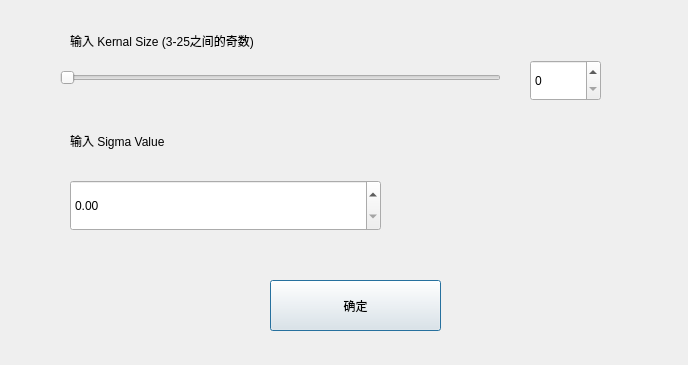
<?xml version="1.0" encoding="UTF-8"?>
<ui version="4.0">
 <class>GaussianFilterDialog</class>
 <widget class="QDialog" name="GaussianFilterDialog">
  <property name="geometry">
   <rect>
    <x>0</x>
    <y>0</y>
    <width>688</width>
    <height>365</height>
   </rect>
  </property>
  <property name="windowTitle">
   <string>Dialog</string>
  </property>
  <widget class="QSlider" name="horizontalSlider">
   <property name="geometry">
    <rect>
     <x>60</x>
     <y>70</y>
     <width>441</width>
     <height>16</height>
    </rect>
   </property>
   <property name="orientation">
    <enum>Qt::Horizontal</enum>
   </property>
  </widget>
  <widget class="QSpinBox" name="spinBox">
   <property name="geometry">
    <rect>
     <x>530</x>
     <y>60</y>
     <width>71</width>
     <height>41</height>
    </rect>
   </property>
  </widget>
  <widget class="QLabel" name="label">
   <property name="geometry">
    <rect>
     <x>70</x>
     <y>20</y>
     <width>421</width>
     <height>41</height>
    </rect>
   </property>
   <property name="text">
    <string>输入 Kernal Size (3-25之间的奇数)</string>
   </property>
  </widget>
  <widget class="QLabel" name="label_2">
   <property name="geometry">
    <rect>
     <x>70</x>
     <y>120</y>
     <width>431</width>
     <height>41</height>
    </rect>
   </property>
   <property name="text">
    <string>输入 Sigma Value</string>
   </property>
  </widget>
  <widget class="QDoubleSpinBox" name="doubleSpinBox">
   <property name="geometry">
    <rect>
     <x>70</x>
     <y>180</y>
     <width>311</width>
     <height>51</height>
    </rect>
   </property>
  </widget>
  <widget class="QPushButton" name="pushButton">
   <property name="geometry">
    <rect>
     <x>270</x>
     <y>280</y>
     <width>171</width>
     <height>51</height>
    </rect>
   </property>
   <property name="text">
    <string>确定</string>
   </property>
  </widget>
 </widget>
 <resources/>
 <connections/>
</ui>
